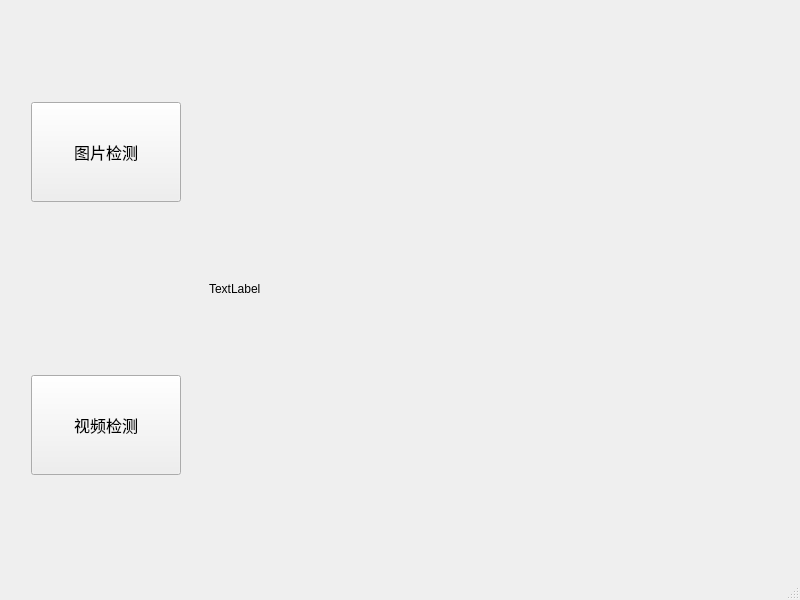
<?xml version="1.0" encoding="UTF-8"?>
<ui version="4.0">
 <class>MainWindow</class>
 <widget class="QMainWindow" name="MainWindow">
  <property name="geometry">
   <rect>
    <x>0</x>
    <y>0</y>
    <width>800</width>
    <height>600</height>
   </rect>
  </property>
  <property name="windowTitle">
   <string>PyQt5+YOLOv5示例</string>
  </property>
  <widget class="QWidget" name="centralwidget">
   <layout class="QHBoxLayout" name="horizontalLayout_2">
    <item>
     <layout class="QHBoxLayout" name="horizontalLayout" stretch="1,3">
      <property name="sizeConstraint">
       <enum>QLayout::SetNoConstraint</enum>
      </property>
      <item>
       <layout class="QVBoxLayout" name="verticalLayout" stretch="0,1">
        <property name="spacing">
         <number>80</number>
        </property>
        <property name="rightMargin">
         <number>0</number>
        </property>
        <item alignment="Qt::AlignHCenter">
         <widget class="QPushButton" name="pushButton_img">
          <property name="sizePolicy">
           <sizepolicy hsizetype="Minimum" vsizetype="MinimumExpanding">
            <horstretch>0</horstretch>
            <verstretch>0</verstretch>
           </sizepolicy>
          </property>
          <property name="minimumSize">
           <size>
            <width>150</width>
            <height>100</height>
           </size>
          </property>
          <property name="maximumSize">
           <size>
            <width>150</width>
            <height>100</height>
           </size>
          </property>
          <property name="font">
           <font>
            <family>Agency FB</family>
            <pointsize>12</pointsize>
           </font>
          </property>
          <property name="text">
           <string>图片检测</string>
          </property>
         </widget>
        </item>
        <item alignment="Qt::AlignHCenter">
         <widget class="QPushButton" name="pushButton_video">
          <property name="sizePolicy">
           <sizepolicy hsizetype="Minimum" vsizetype="Expanding">
            <horstretch>0</horstretch>
            <verstretch>0</verstretch>
           </sizepolicy>
          </property>
          <property name="minimumSize">
           <size>
            <width>150</width>
            <height>100</height>
           </size>
          </property>
          <property name="maximumSize">
           <size>
            <width>150</width>
            <height>100</height>
           </size>
          </property>
          <property name="font">
           <font>
            <family>Agency FB</family>
            <pointsize>12</pointsize>
           </font>
          </property>
          <property name="text">
           <string>视频检测</string>
          </property>
         </widget>
        </item>
       </layout>
      </item>
      <item>
       <widget class="QLabel" name="label">
        <property name="text">
         <string>TextLabel</string>
        </property>
       </widget>
      </item>
     </layout>
    </item>
   </layout>
  </widget>
  <widget class="QMenuBar" name="menubar">
   <property name="geometry">
    <rect>
     <x>0</x>
     <y>0</y>
     <width>800</width>
     <height>23</height>
    </rect>
   </property>
  </widget>
  <widget class="QStatusBar" name="statusbar"/>
 </widget>
 <resources/>
 <connections/>
</ui>
